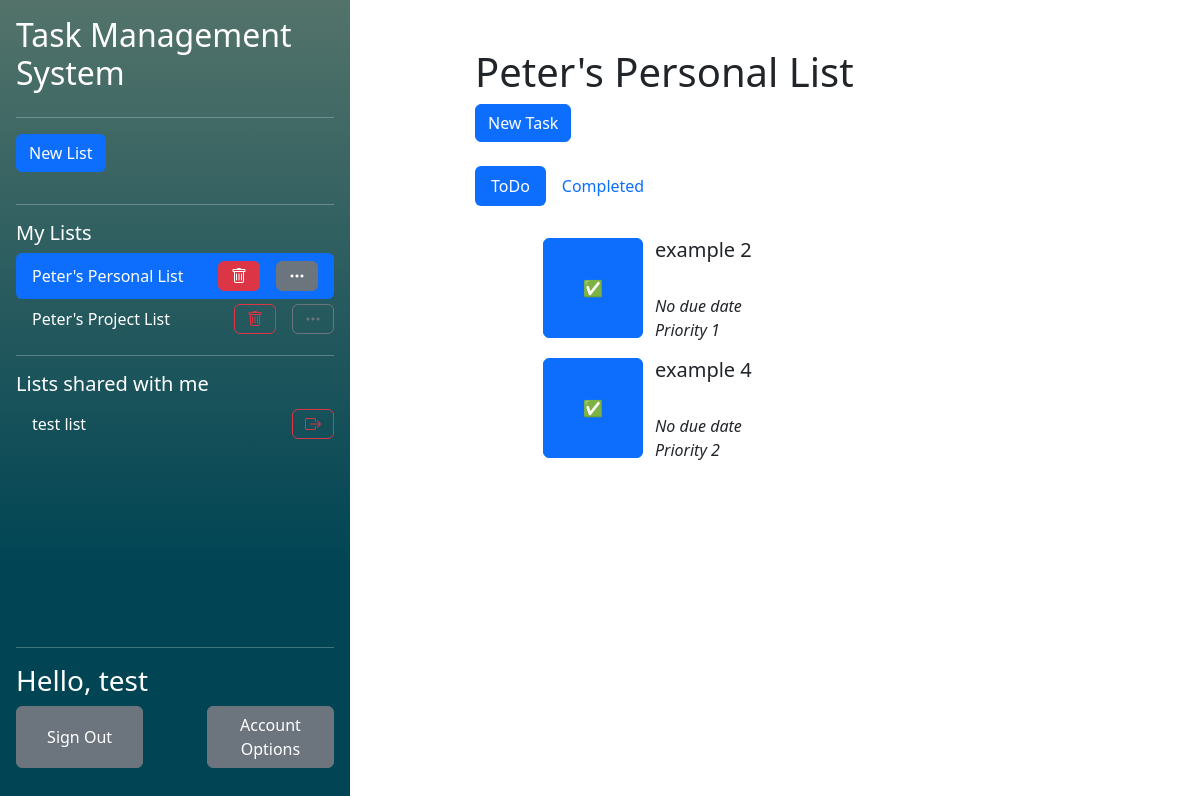
The page /php/index.php?listid=1 (signed in) on the database its author committed.
### tables this page shows
CREATE TABLE "UserLists" (
	"user_id"	TEXT,
	"list_id"	TEXT,
	"collaborator"	INTEGER,
	"observer"	INTEGER,
	PRIMARY KEY("user_id","list_id"),
	FOREIGN KEY("user_id") REFERENCES "Users"("user_id") ON DELETE CASCADE ON UPDATE CASCADE,
	FOREIGN KEY("list_id") REFERENCES "Lists"("list_id") ON DELETE CASCADE ON UPDATE CASCADE
);

CREATE TABLE "Lists"
(
    list_id        INTEGER not null
        primary key autoincrement,
    list_name      TEXT    not null,
    list_completed REAL    not null
);

CREATE TABLE "Tasks" (
	"task_id"	INTEGER NOT NULL,
	"task_name"	TEXT NOT NULL,
	"task_completed"	INTEGER NOT NULL,
	"list_id"	INTEGER NOT NULL,
	"order_in_list"	INTEGER NOT NULL,
	"assigned_collaborator_id"	INTEGER,
	"task_due_date"	INTEGER,
	"task_priority"	INTEGER,
	FOREIGN KEY("assigned_collaborator_id") REFERENCES "Users"("user_id"),
	FOREIGN KEY("list_id") REFERENCES "Lists"("list_id") ON DELETE CASCADE,
	PRIMARY KEY("task_id" AUTOINCREMENT)
);

### php/functions/DatabaseFunctions.php (called while the page is built, shortened)
<?php
function getUIDFromCreds(){
    $db = new SQLite3("../db/database.db");
    $SQL = "SELECT user_id FROM Users WHERE password_hash = :creds";
    $stmt = $db->prepare($SQL);
    $stmt->bindValue(":creds", $_SESSION['credentials'], SQLITE3_TEXT);
    $result = $stmt->execute();
    while($row = $result->fetchArray()){
        $resultArray [] = $row;
    }
    return $resultArray[0]['user_id'];
}
function getOwnedListsForCurrentUser(){
    $uid = getUIDFromCreds();
    $db = new SQLite3("../db/database.db");
    $SQL = "SELECT list_id FROM  UserLists WHERE user_id = :uid AND collaborator = 0 AND observer = 0";
    $stmt = $db->prepare($SQL);
    $stmt->bindValue(":uid", $uid, SQLITE3_TEXT);
    $result = $stmt->execute();
    while($row = $result->fetchArray()){
        $resultArray [] = $row;
    }
    return $resultArray;
}
function getCollabListsForCurrentUser(){
    $uid = getUIDFromCreds();
    $db = new SQLite3("../db/database.db");
    $SQL = "SELECT list_id FROM  UserLists WHERE user_id = :uid AND collaborator = 1 AND observer = 0";
    $stmt = $db->prepare($SQL);
    $stmt->bindValue(":uid", $uid, SQLITE3_TEXT);
    $result = $stmt->execute();
    while($row = $result->fetchArray()){
        $resultArray [] = $row;
    }
    return $resultArray;
}
function getListNameFromID($listID){
    $db = new SQLite3("../db/database.db");
    $SQL = "SELECT list_name FROM Lists WHERE list_id = :lid";
    $stmt = $db->prepare($SQL);
    $stmt->bindValue(":lid", $listID, SQLITE3_TEXT);
    $result = $stmt->execute();
    while($row = $result->fetchArray()){
        $resultArray [] = $row;
    }
    return $resultArray;
}
?>

### php/functions/TaskFunctions.php (called while the page is built, shortened)
<?php
function checkUserListAccess($listID, $userID)
{
    $db = new SQLite3("../db/database.db");
    $SQL = "SELECT list_id FROM  UserLists WHERE user_id = :uid AND list_id = :lid AND observer = 0 AND collaborator = 0";
    $stmt = $db->prepare($SQL);
    $stmt->bindValue(":lid", $listID, SQLITE3_INTEGER);
    $stmt->bindValue(":uid", $userID, SQLITE3_INTEGER);
    $result = $stmt->execute();
    while($row = $result->fetchArray()){
        $resultArray [] = $row;
    }
    if ($listID == $resultArray[0]["list_id"]){
        return true;
    }
}
function getUncompletedTasksFromList($listID){
    $userID = getUIDFromCreds();
    if(!checkUserListAccess($listID, $userID) AND !checkCollabListAccess($listID, $userID)){
        return false;
    }
    $db = new SQLite3("../db/database.db");
    $SQL = "SELECT * FROM Tasks WHERE list_id = :lid AND task_completed = 0 ORDER BY order_in_list ";
    $stmt = $db->prepare($SQL);
    $stmt->bindValue(":lid", $listID, SQLITE3_INTEGER);
    $result = $stmt->execute();
    while($row = $result->fetchArray()){
        $resultArray [] = $row;
    }
    if(isset($resultArray)){
        return $resultArray;
    }
    return null;
}
?>

### php/components/TaskList.php (the view, shortened to what this page needs)
<?php require 'components/NewTaskPopup.php';
$listid = isset($_GET['listid']) ? $_GET['listid'] : false;
?>
<h1>
    <?php if (getListNameFromID($listid) != false) echo getListNameFromID($listid)[0]['list_name']?>
</h1>
<?php if ($listid != false):?>
<?php if(checkUserListAccess(htmlspecialchars($listid), getUIDFromCreds())): ?>
<button type="button" class="btn btn-primary" data-bs-toggle="modal" data-bs-target="#NewTaskModal">
    New Task
</button>
<?php else: ?>
A list created by <b><?php echo getListOwnerName($listid)?></b>
<?php endif;?>
<br/><br/>
<div>
    <ul class="nav nav-pills mb-3" id="pills-tab" role="tablist">
        <li class="nav-item" role="presentation">
            <button class="nav-link active" id="pills-todo-tab" data-bs-toggle="pill" data-bs-target="#pills-todo" type="button" role="tab" aria-controls="pills-todo" aria-selected="true">ToDo</button>
        </li>
        <li class="nav-item" role="presentation">
            <button class="nav-link" id="pills-done-tab" data-bs-toggle="pill" data-bs-target="#pills-done" type="button" role="tab" aria-controls="pills-done" aria-selected="false">Completed</button>
        </li>
    </ul>
</div>
<div class="tab-content" id="pills-tabContent">
    <div class="tab-pane fade show active" id="pills-todo" role="tabpanel" aria-labelledby="pills-todo-tab" tabindex="0">
        <div class="p-3">
            <ol>
                <?php
                if (getUncompletedTasksFromList($listid) != null):
                foreach (getUncompletedTasksFromList($listid) as $item):?>
                    <ul>
                        <form class="" action="<?php echo htmlspecialchars($_SERVER["PHP_SELF"])."?taskid=".$item['task_id']."&type=complete&listid=".$listid;?>" method="post">
                            <div class="row">
                                <button class='btn btn-primary col' style="flex: none; width: 10%; min-width: 100px; height: 10%; min-height: 100px;" type='submit' name=<?php echo $item['task_id']?>>✅</button>
                                <div class="col">
                                    <h5><?php echo $item['task_name']?></h5>
                                    <br/>
                                    <i><?php if(isset($item['task_due_date'])){
                                            echo "Due ".$item['task_due_date'];
                                        } else {
                                            echo 'No due date';
                                        }?></i> <br/>
                                    <i><?php if(($item['task_priority']) != 0){
                                            echo 'Priority '.$item['task_priority'];
                                        } else {
                                            echo 'No priority';
                                        }?></i>
                                </div>
                            </div>
                        </form>
                    </ul>
                <?php endforeach;
                else:?>
                <h2>You have no Tasks!</h2>
                Create a task using the new task button, or ask the list administrator.
                <?php endif;?>
            </ol>
        </div>
    </div>
</div>
<?php else: ?>
<h1>No List selected!</h1>
Create or select a list using the sidebar!
<?php endif;?>

### php/components/ListList.php (shortened to what this page needs)
<?php $ListIDInURL = isset($_GET['listid']) ? $_GET['listid'] : false;?>
<ul class="nav nav-pills flex-column mb-auto overflow-y-auto">
    <li class="hstack gap-3 pb-3">
        <button class="btn btn-primary"  data-bs-toggle="modal" data-bs-target="#NewListModal">New List</button>
    </li>
    <hr/>
    <h5>My Lists</h5>
    <?php
        foreach (getOwnedListsForCurrentUser() as $listID):
            if($listID[0] == $ListIDInURL):?>
                <li class="hstack gap-3 nav-link active text-white">
                    <div class="">
                        <?php echo getListNameFromID($listID[0])[0][0]?>
                    </div>
                    <button class="btn btn-danger ms-auto" onclick="location.href='listAction.php?action=delete&listid=<?php echo $ListIDInURL?>'"><i class="bi bi-trash"></i></button>
                    <button class="btn btn-secondary"  onclick="location.href='modifyList.php?listid=<?php echo $ListIDInURL?>'"><i class="bi bi-three-dots"></i></button>
                </li>
            <?php else:?>
                <li class="hstack gap-3">
                    <div class="nav-link text-white">
                        <a class="navbarList" href="<?php echo "index.php?listid=$listID[0]"?>">
                            <?php echo getListNameFromID($listID[0])[0][0]?>
                        </a>
                    </div>
                    <button class="btn btn-outline-danger ms-auto" onclick="location.href='listAction.php?action=delete&listid=<?php echo $ListIDInURL?>'"><i class="bi bi-trash"></i></button>
                    <button class="btn btn-outline-secondary" onclick="location.href='modifyList.php?listid=<?php echo $ListIDInURL?>'"><i class="bi bi-three-dots"></i></button>
                </li>
            <?php endif;?>
    <?php endforeach;?>
    <hr/>
    <h5>Lists shared with me</h5>
    <?php
    foreach (getCollabListsForCurrentUser() as $listID):
        if($listID[0] == $ListIDInURL):?>
            <li class="hstack gap-3 nav-link active text-white">
                <div class="">
                    <?php echo getListNameFromID($listID[0])[0][0]?>
                </div>
                <button class="btn btn-danger ms-auto" onclick="location.href='listAction.php?action=leave&listid=<?php echo $ListIDInURL?>'"><i class="bi bi-box-arrow-right"></i></button>
            </li>
        <?php else:?>
            <li class="hstack gap-3">
                <div class="nav-link text-white">
                    <a class="navbarList" href="<?php echo "index.php?listid=$listID[0]"?>">
                        <?php echo getListNameFromID($listID[0])[0][0]?>
                    </a>
                </div>
                <button class="btn btn-outline-danger ms-auto" onclick="location.href='listAction.php?action=leave&listid=<?php echo $ListIDInURL?>'"><i class="bi bi-box-arrow-right"></i></button>
            </li>
        <?php endif;?>
    <?php endforeach;?>
</ul>

### css/index.css (style rules this page uses)
.navbarList:link { text-decoration: none; color:white; }

### rows shown on the page
userlists: list.list_name "Peter's Personal List"
userlists: list.list_name "Peter's Project List"
userlists: list.list_name "test list"
lists: list_name "Peter's Personal List"
tasks: task_name "example 2", shows "No due date", task_priority "1"
tasks: task_name "example 4", shows "No due date", task_priority "2"

### other values the page prints
$name "test"
